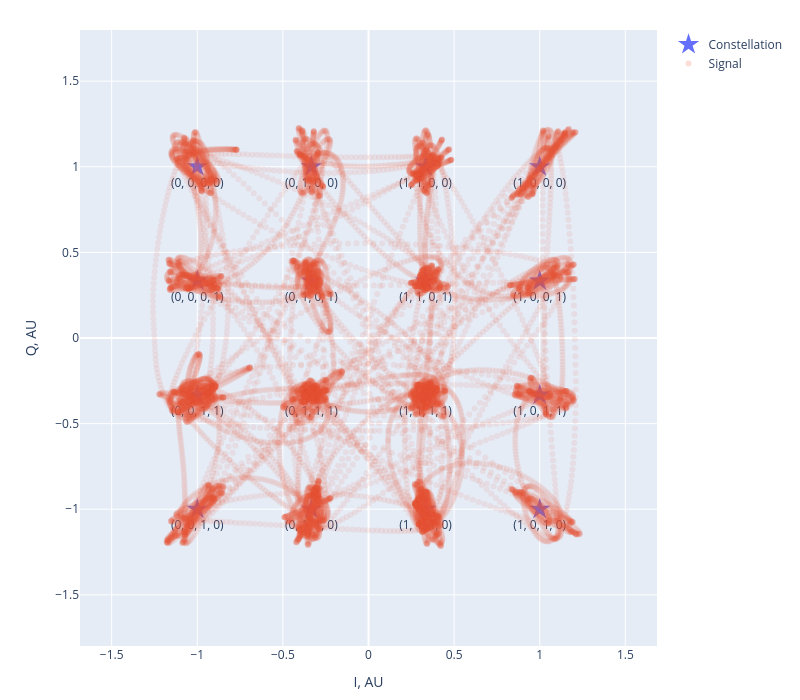

Notebook cell for this chart:
### Code cell
annotate_constellation = True
annotations = []

if annotate_constellation:
    for i, symbol in enumerate(symbol_mapping):
        bit_string = ', '.join(
            tuple(
                bin(i)[2:].zfill(
                    int(bits_per_symbol)
                )
            )
        )
    
        annotations.append(f"({bit_string})")

fig = plot_iq_constellation(
    tf.expand_dims(symbol_mapping, 0),
    label="Constellation",
    mode="markers+text",
    text=annotations,
    textposition="bottom center",
    marker=dict(size=16, symbol="star")
)

fig = plot_iq_constellation(
    system.find_child("receiver").output,
    fig,
    2,
    iq_units=(1 / symbol_scale, "AU"),
    label="Signal",
    marker=dict(size=6, opacity=0.1),
)

fig.update_yaxes(scaleanchor='x', range=[-1.5, 1.5])
fig.update_xaxes(range=[-1.5, 1.5])
fig.update_layout(width=800, height=700, margin=dict(t=30, b=30))
fig.show()

### Figure 1 — Plotly figure (JSON) as saved in the notebook; plotly's stock layout.template omitted (floating-point values rounded to 4 significant figures; data arrays with more than 128 entries replaced by an {"elided": "..."} marker saying what was removed)
{"data": [{"marker": {"size": 16, "symbol": "star"}, "mode": "markers+text", "name": "Constellation", "text": ["(0, 0, 0, 0)", "(0, 0, 0, 1)", "(0, 0, 1, 0)", "(0, 0, 1, 1)", "(0, 1, 0, 0)", "(0, 1, 0, 1)", "(0, 1, 1, 0)", "(0, 1, 1, 1)", "(1, 0, 0, 0)", "(1, 0, 0, 1)", "(1, 0, 1, 0)", "(1, 0, 1, 1)", "(1, 1, 0, 0)", "(1, 1, 0, 1)", "(1, 1, 1, 0)", "(1, 1, 1, 1)"], "textposition": "bottom center", "type": "scatter", "x": [-1, -1, -1, -1, -0.3333, -0.3333, -0.3333, -0.3333, 1, 1, 1, 1, 0.3333, 0.3333, 0.3333, 0.3333], "y": [1, 0.3333, -1, -0.3333, 1, 0.3333, -1, -0.3333, 1, 0.3333, -1, -0.3333, 1, 0.3333, -1, -0.3333]}, {"marker": {"opacity": 0.1, "size": 6}, "mode": "markers", "name": "Signal", "type": "scatter", "x": {"elided": "20480 float values"}, "y": {"elided": "20480 float values"}}], "layout": {"height": 700, "margin": {"b": 30, "t": 30}, "width": 800, "xaxis": {"domain": [0, 1], "range": [-1.561, 1.561], "title": {"text": "I, AU"}, "type": "linear"}, "yaxis": {"domain": [0, 1], "range": [-1.67, 1.67], "scaleanchor": "x", "title": {"text": "Q, AU"}, "type": "linear"}}}
